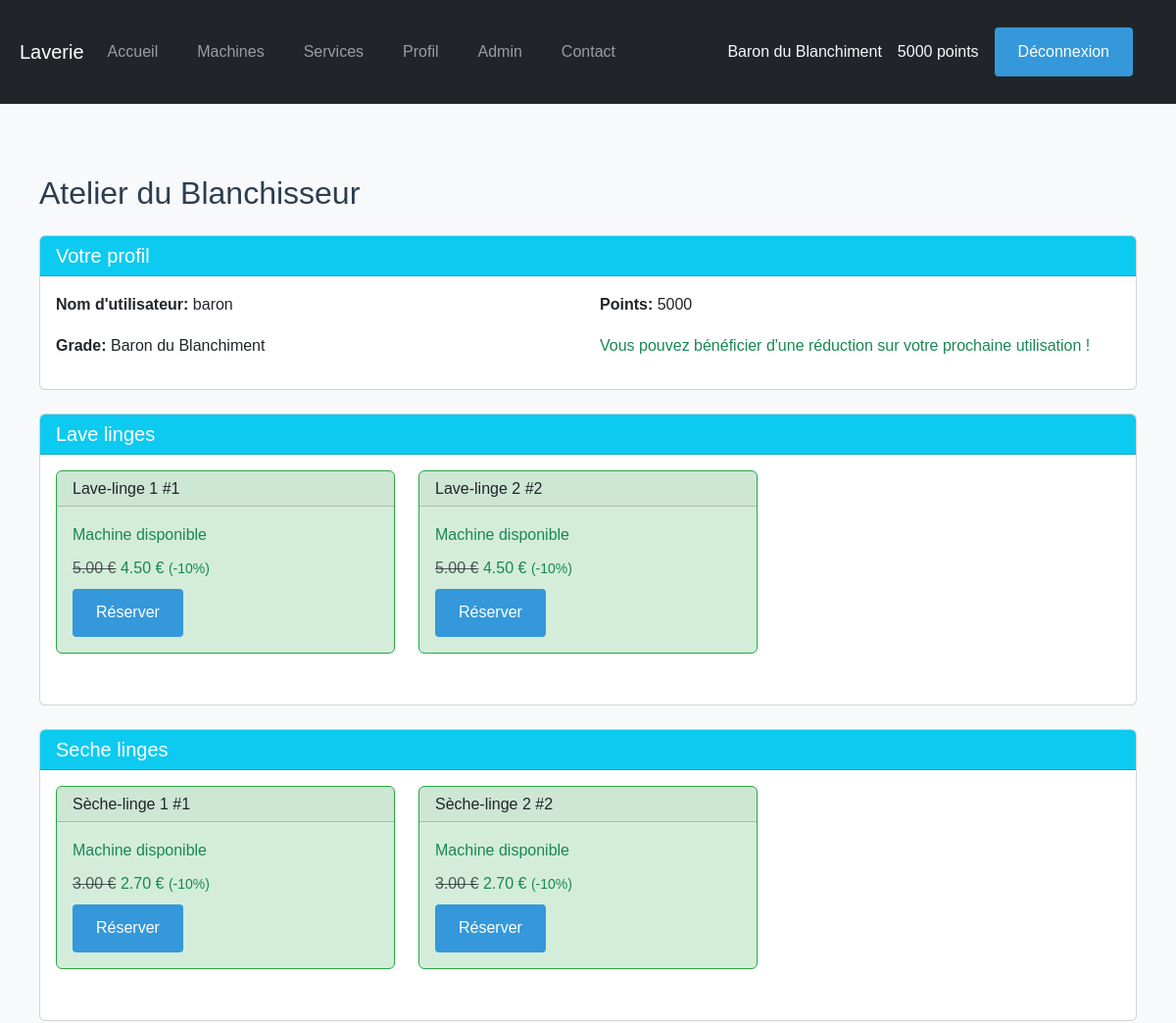
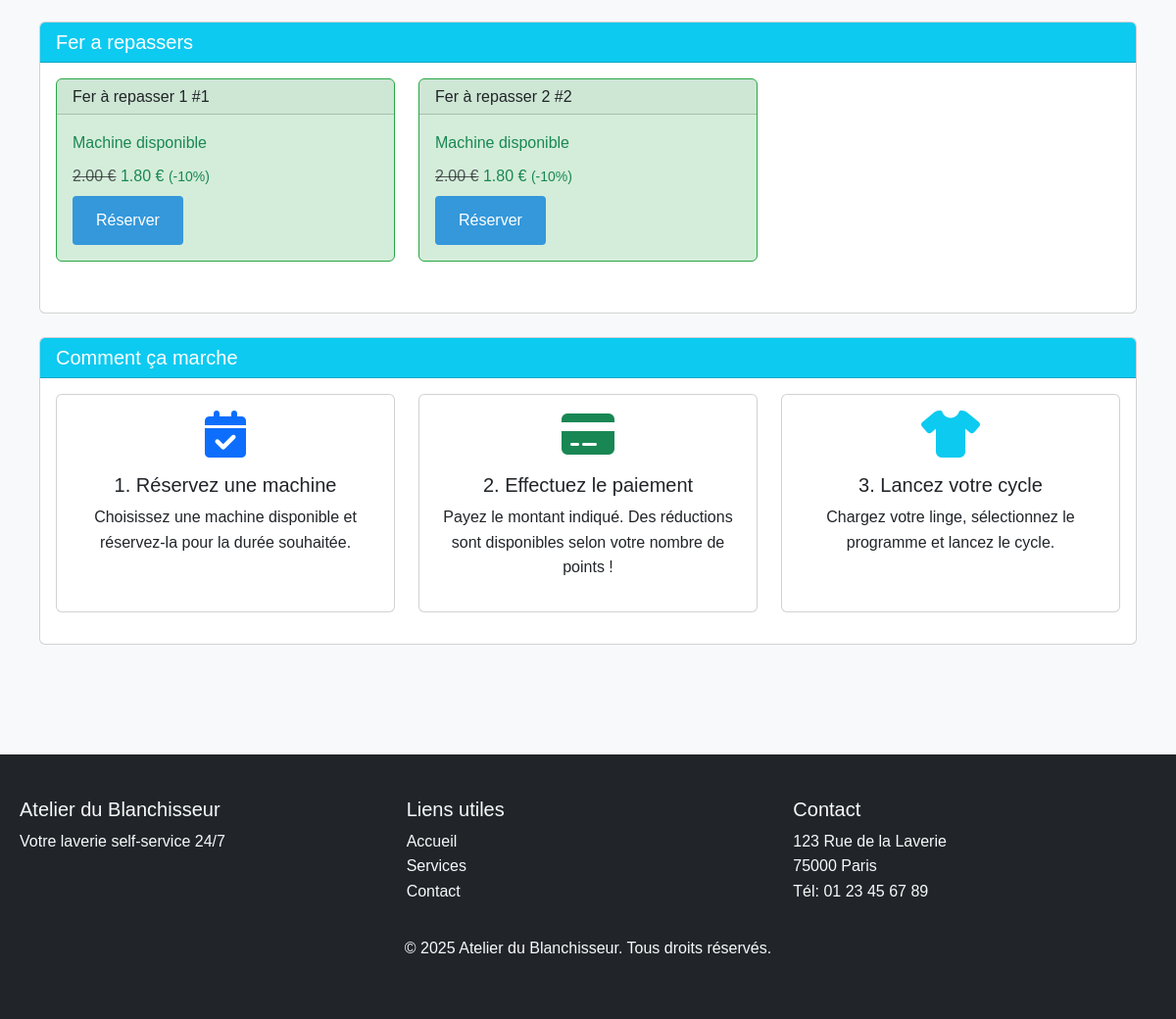
/dashboard.php (signed in), run on the app's committed database (2 pictures, top to bottom).
### tables this page shows
CREATE TABLE IF NOT EXISTS users (
    id INT AUTO_INCREMENT PRIMARY KEY,
    username VARCHAR(50) NOT NULL UNIQUE,
    password VARCHAR(255) NOT NULL,
    points INT DEFAULT 1,
    grade VARCHAR(50) DEFAULT 'Chiffon Recrue',
    is_admin BOOLEAN DEFAULT FALSE,
    created_at TIMESTAMP DEFAULT CURRENT_TIMESTAMP
);

CREATE TABLE IF NOT EXISTS machines (
    id INT AUTO_INCREMENT PRIMARY KEY,
    name VARCHAR(100) NOT NULL,
    type ENUM('lave-linge', 'seche-linge', 'fer-a-repasser') NOT NULL,
    numero INT NOT NULL,
    price INT NOT NULL,
    status ENUM('disponible', 'reserve', 'en_marche', 'maintenance') DEFAULT 'disponible',
    actif BOOLEAN DEFAULT 1,
    created_at TIMESTAMP DEFAULT CURRENT_TIMESTAMP
);

### includes/functions.php (called while the page is built, shortened)
<?php
function isLoggedIn() {
    return isset($_SESSION['user_id']);
}
function isAdmin() {
    global $pdo;
    $stmt = $pdo->prepare("SELECT is_admin FROM users WHERE id = ?");
    $stmt->execute([$_SESSION['user_id']]);
    $user = $stmt->fetch();
    return $user && $user['is_admin'] == 1;
}
?>

### dashboard.php (the view, shortened to what this page needs)
<?php
require_once 'includes/config.php';
require_once 'includes/functions.php';
$stmt = $pdo->query("
    SELECT m.*, r.end_time, u.username, u.grade
    FROM machines m
    LEFT JOIN reservations r ON m.id = r.machine_id AND r.status = 'running'
    LEFT JOIN users u ON r.user_id = u.id
    ORDER BY m.type, m.numero
");
$machines = $stmt->fetchAll();
$machinesByType = [];
foreach ($machines as $machine) {
    $machinesByType[$machine['type']][] = $machine;
}
include 'includes/header.php';
?>
<div class="container dashboard-container">
    <h1 class="mb-4"><?php echo SITE_NAME; ?></h1>
    <div class="card mb-4">
        <div class="card-header bg-info text-white">
            <h2 class="h5 mb-0">Votre profil</h2>
        </div>
        <div class="card-body">
            <div class="row">
                <div class="col-md-6">
                    <p><strong>Nom d'utilisateur:</strong> <?php echo htmlspecialchars($user['username']); ?></p>
                    <p><strong>Grade:</strong> <?php echo htmlspecialchars($user['grade']); ?></p>
                </div>
                <div class="col-md-6">
                    <p><strong>Points:</strong> <?php echo htmlspecialchars($user['points']); ?></p>
                    <?php if ($user['points'] >= 100): ?>
                        <p class="text-success">Vous pouvez bénéficier d'une réduction sur votre prochaine utilisation !</p>
                    <?php endif; ?>
                </div>
            </div>
        </div>
    </div>
    <?php foreach ($machinesByType as $type => $typesMachines): ?>
    <div class="card mb-4">
        <div class="card-header bg-info text-white">
            <h2 class="h5 mb-0"><?php echo ucfirst(str_replace('-', ' ', $type)); ?>s</h2>
        </div>
        <div class="card-body">
            <div class="row">
                <?php foreach ($typesMachines as $machine): ?>
                <div class="col-md-4 mb-3">
                    <div class="card machine-card status-<?php echo $machine['status']; ?>" data-machine-id="<?php echo $machine['id']; ?>">
                        <div class="card-header">
                            <h3 class="h6 mb-0">
                                <?php echo htmlspecialchars($machine['name']); ?> #<?php echo htmlspecialchars($machine['numero']); ?>
                            </h3>
                        </div>
                        <div class="card-body">
                            <?php if ($machine['status'] === 'maintenance'): ?>
                                <p class="text-danger mb-0">Machine en maintenance</p>
                            <?php elseif ($machine['status'] === 'reserve'): ?>
                                <p class="text-warning mb-0">Machine réservée</p>
                            <?php else: ?>
                                <p class="text-success mb-0">Machine disponible</p>
                                <form class="reserve-form mt-2" method="POST" action="reserve.php">
                                    <?php if ($user['points'] >= 100): ?>
                                        <div class="mb-2">
                                            <span class="text-decoration-line-through text-muted"><?php echo number_format($machine['price'], 2); ?> €</span>
                                            <span class="text-success"><?php echo number_format($machine['price'] * 0.9, 2); ?> €</span>
                                            <small class="text-success">(-10%)</small>
                                        </div>
                                    <?php else: ?>
                                        <div class="mb-2"><?php echo number_format($machine['price'], 2); ?> €</div>
                                    <?php endif; ?>
                                    <button type="submit" class="btn btn-primary">Réserver</button>
                                </form>
                            <?php endif; ?>
                        </div>
                    </div>
                </div>
                <?php endforeach; ?>
            </div>
        </div>
    </div>
    <?php endforeach; ?>
    <div class="card mb-4">
        <div class="card-header bg-info text-white">
            <h2 class="h5 mb-0">Comment ça marche</h2>
        </div>
        <div class="card-body">
            <div class="row">
                <div class="col-md-4 mb-3">
                    <div class="card h-100">
                        <div class="card-body text-center">
                            <i class="fas fa-calendar-check fa-3x mb-3 text-primary"></i>
                            <h3 class="h5">1. Réservez une machine</h3>
                            <p>Choisissez une machine disponible et réservez-la pour la durée souhaitée.</p>
                        </div>
                    </div>
                </div>
                <div class="col-md-4 mb-3">
                    <div class="card h-100">
                        <div class="card-body text-center">
                            <i class="fas fa-credit-card fa-3x mb-3 text-success"></i>
                            <h3 class="h5">2. Effectuez le paiement</h3>
                            <p>Payez le montant indiqué. Des réductions sont disponibles selon votre nombre de points !</p>
                        </div>
                    </div>
                </div>
                <div class="col-md-4 mb-3">
                    <div class="card h-100">
                        <div class="card-body text-center">
                            <i class="fas fa-tshirt fa-3x mb-3 text-info"></i>
                            <h3 class="h5">3. Lancez votre cycle</h3>
                            <p>Chargez votre linge, sélectionnez le programme et lancez le cycle.</p>
                        </div>
                    </div>
                </div>
            </div>
        </div>
    </div>
</div>
<?php
include 'includes/footer.php';
?>

### includes/header.php (shortened to what this page needs)
<?php
$root_path = dirname(__DIR__);
require_once $root_path . '/includes/config.php';
require_once $root_path . '/includes/functions.php';
if (isLoggedIn()) {
    $stmt = $pdo->prepare("SELECT * FROM users WHERE id = ?");
    $stmt->execute([$_SESSION['user_id']]);
    $user = $stmt->fetch();
}
?>
<!DOCTYPE html>
<html lang="fr">
<head>
    <link href="https://cdn.jsdelivr.net/npm/bootstrap@5.3.0/dist/css/bootstrap.min.css" rel="stylesheet">
    <link href="<?php echo SITE_URL; ?>/assets/css/style.css" rel="stylesheet">
</head>
<body class="bg-light">
    <nav class="navbar navbar-expand-lg navbar-dark bg-dark">
        <div class="container">
            <a class="navbar-brand" href="<?php echo SITE_URL; ?>/index.php">Laverie</a>
            <div class="collapse navbar-collapse" id="navbarNav">
                <ul class="navbar-nav me-auto">
                    <li class="nav-item">
                        <a class="nav-link" href="<?php echo SITE_URL; ?>/index.php">Accueil</a>
                    </li>
                    <?php if (isLoggedIn()): ?>
                    <li class="nav-item">
                        <a class="nav-link" href="<?php echo SITE_URL; ?>/dashboard.php">Machines</a>
                    </li>
                    <li class="nav-item">
                        <a class="nav-link" href="<?php echo SITE_URL; ?>/services.php">Services</a>
                    </li>
                    <li class="nav-item">
                        <a class="nav-link" href="<?php echo SITE_URL; ?>/profil.php">Profil</a>
                    </li>
                    <?php if (isAdmin()): ?>
                    <li class="nav-item">
                        <a class="nav-link" href="<?php echo SITE_URL; ?>/admin.php">Admin</a>
                    </li>
                    <?php endif; ?>
                    <?php endif; ?>
                    <li class="nav-item">
                        <a class="nav-link" href="<?php echo SITE_URL; ?>/contact.php">Contact</a>
                    </li>
                </ul>
                <div class="d-flex align-items-center">
                    <?php if (isLoggedIn()): ?>
                        <span class="text-light me-3">
                            <?php
                            if (isset($user['grade'])) {
                                echo htmlspecialchars($user['grade']);
                            }
                            ?>
                        </span>
                        <span class="text-light me-3">
                            <?php
                            if (isset($user['points'])) {
                                echo htmlspecialchars($user['points']) . ' points';
                            }
                            ?>
                        </span>
                        <a href="<?php echo SITE_URL; ?>/pages/logout.php" class="btn btn-outline-light">Déconnexion</a>
                    <?php else: ?>
                        <a href="<?php echo SITE_URL; ?>/pages/login.php" class="btn btn-outline-light me-2">Connexion</a>
                        <a href="<?php echo SITE_URL; ?>/pages/register.php" class="btn btn-light">Inscription</a>
                    <?php endif; ?>
                </div>
            </div>
        </div>
    </nav>
    <div class="container mt-4">

### includes/footer.php (shortened to what this page needs)
    </div>
    <footer class="bg-dark text-light mt-5 py-4">
        <div class="container">
            <div class="row">
                <div class="col-md-4">
                    <h5>Atelier du Blanchisseur</h5>
                    <p>Votre laverie self-service 24/7</p>
                </div>
                <div class="col-md-4">
                    <h5>Liens utiles</h5>
                    <ul class="list-unstyled">
                        <li><a href="index.php" class="text-light">Accueil</a></li>
                        <li><a href="services.php" class="text-light">Services</a></li>
                        <li><a href="contact.php" class="text-light">Contact</a></li>
                    </ul>
                </div>
                <div class="col-md-4">
                    <h5>Contact</h5>
                    <address>
                        <p>123 Rue de la Laverie<br>
                        75000 Paris<br>
                        Tél: 01 23 45 67 89</p>
                    </address>
                </div>
            </div>
            <div class="text-center mt-3">
                <p>&copy; <?php echo date('Y'); ?> Atelier du Blanchisseur. Tous droits réservés.</p>
            </div>
        </div>
    </footer>
</body>
</html>

### assets/css/style.css (style rules this page uses)
* { margin: 0; padding: 0; box-sizing: border-box; }
body { font-family: 'Arial', sans-serif; line-height: 1.6; color: #333; background-color: #f5f5f5; }
.container { max-width: 1200px; margin: 0 auto; padding: 20px; }
nav { background-color: #2c3e50; padding: 1rem; margin-bottom: 2rem; }
nav a { color: white; text-decoration: none; margin-right: 1.5rem; font-weight: 500; }
h1 { color: #2c3e50; margin-bottom: 1.5rem; font-size: 2rem; }
h2 { color: #34495e; margin-bottom: 1rem; font-size: 1.5rem; }
footer { background-color: #2c3e50; color: white; padding: 2rem 0; margin-top: 3rem; }
footer a { color: white; text-decoration: none; }
button, .btn { background-color: #3498db; color: white; padding: 0.8rem 1.5rem; border: none; border-radius: 4px; cursor: pointer; font-size: 1rem; }
.machine-card { transition: all 0.3s ease; margin-bottom: 20px; }
.status-disponible { background-color: #d4edda; }

### dashboard.php (style rules this page uses)
.machine-card { transition: all 0.3s ease; }
.machine-card.status-disponible { border-color: #28a745; }

### data on the page
users: grade "Baron du Blanchiment", points "5000", username "baron"
machines: name "Lave-linge 1", numero "1", price "5.00", $machine['price']*0.9 "4.50"
machines: name "Lave-linge 2", numero "2", price "5.00", $machine['price']*0.9 "4.50"
machines: name "Sèche-linge 1", numero "1", price "3.00", $machine['price']*0.9 "2.70"
machines: name "Sèche-linge 2", numero "2", price "3.00", $machine['price']*0.9 "2.70"
machines: name "Fer à repasser 1", numero "1", price "2.00", $machine['price']*0.9 "1.80"
machines: name "Fer à repasser 2", numero "2", price "2.00", $machine['price']*0.9 "1.80"

### other printed values
SITE_NAME "Atelier du Blanchisseur"
str_replace('-', ' ', $type) "Lave linge"
str_replace('-', ' ', $type) "Seche linge"
str_replace('-', ' ', $type) "Fer a repasser"
